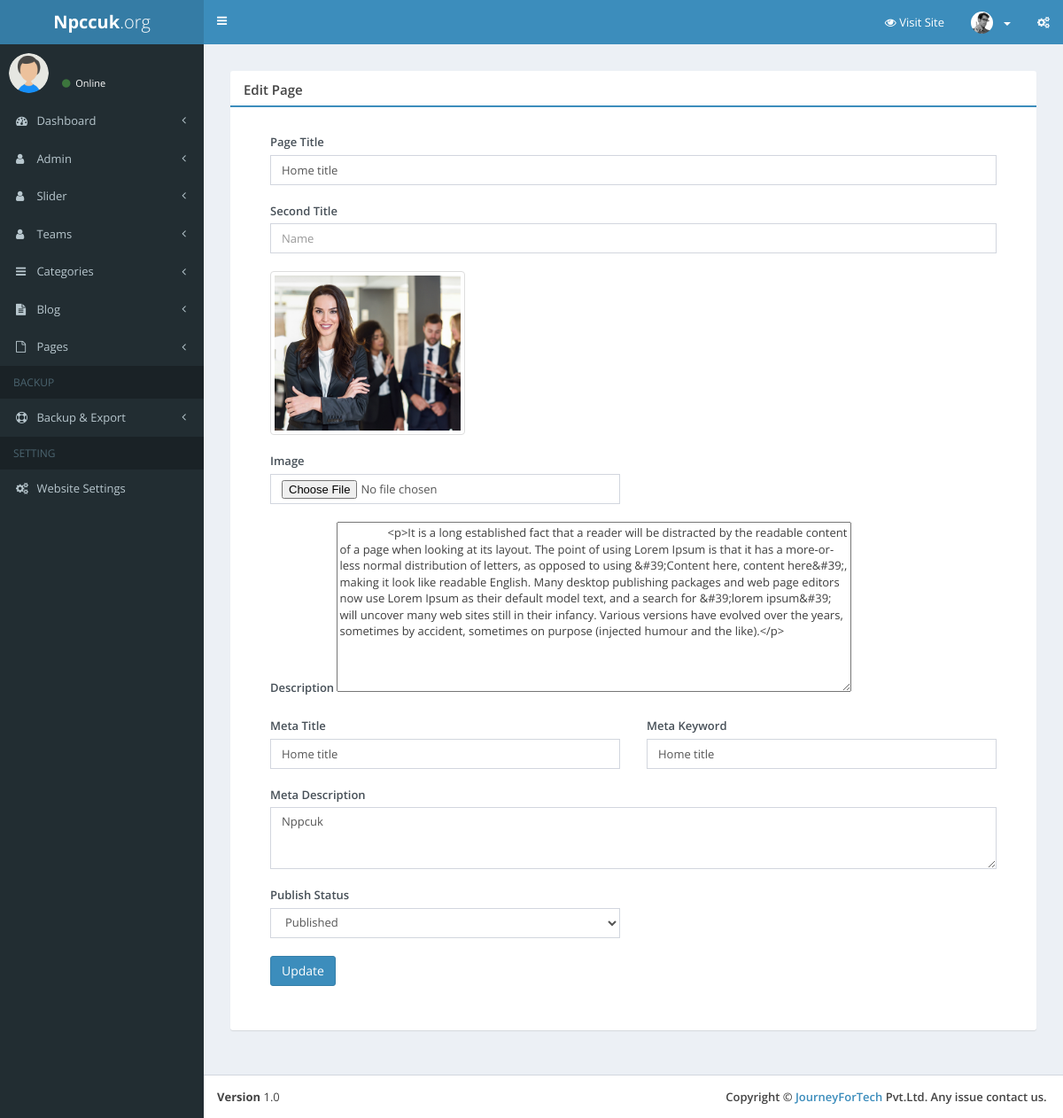
The app's page /control-system/page/edit/1 with its own data.
### tables this page shows
CREATE TABLE `pages` (
  `id` int(11) NOT NULL,
  `title` varchar(255) NOT NULL,
  `second_title` varchar(255) DEFAULT NULL,
  `image` text DEFAULT NULL,
  `slug` varchar(255) NOT NULL,
  `description` text NOT NULL,
  `meta_title` text NOT NULL,
  `meta_keyword` text NOT NULL,
  `meta_description` text NOT NULL,
  `delete_status` enum('0','1') NOT NULL DEFAULT '0',
  `status` int(11) NOT NULL DEFAULT 0
);

### application/controllers/control-system/Page.php (called while the page is built, shortened)
<?php
class Page extends CI_Controller
{
    public function __construct()
    {
        $this->load->library('form_validation');
        $this->load->model('Page_model');
    }
    public function edit($id)
    {
        $data['info'] = $info = $this->Page_model->get_info($id);
        $this->form_validation->set_rules('title', 'Title', 'required');
        if ($this->form_validation->run() == false) {
            $data['view'] = 'admin/page/edit';
            $this->load->view('admin/layout', $data);
        }
    }
}

### index.php (called while the page is built, shortened)
<?php
require_once BASEPATH.'core/CodeIgniter.php';

### application/models/Page_model.php (called while the page is built, shortened)
<?php
class Page_model extends CI_Model
{
    public function get_info($id)
    {
        $options = array('id' => $id);
        $query   = $this->db->get_where('pages', $options, 1);
        return $query->row_array();
    }
}

### application/views/admin/page/edit.php (the view, shortened to what this page needs)
<section class="content">
  <div class="row">
    <div class="col-md-12">
      <div class="box box-primary">
        <div class="box-header with-border">
          <h3 class="box-title">Edit Page</h3>
        </div>
        <div class="box-body">
             <?php echo form_open_multipart((ADMIN_PATH.'/page/edit/'.$info['id']), '' )?>
            <div class="col-md-12">
              <div class="form-group <?php echo (form_error('title') ? 'has-error' : '') ?>">
                <label for="exampleInputEmail1" >Page Title</label>
                <input name="title" id="title" type="text" class="form-control required" placeholder="Name" value="<?=set_value('title',$info['title']);?>">
              </div>
            </div>
             <div class="col-md-12">
              <div class="form-group <?php echo (form_error('second_title') ? 'has-error' : '') ?>">
                <label for="exampleInputEmail1" >Second Title</label>
                <input name="second_title" id="title" type="text" class="form-control required" placeholder="Name" value="<?=set_value('second_title');?>">
              </div>
            </div>
           <?php if($info['image']!="") { ?>
               <div class="col-md-12">
              <div class="form-group">
              <img src="<?=base_url()?>user_upload/images/<?=$info['image']?>"
            alt="" title="" width="220px" height="auto" class="img-thumbnail" />
               </div>
             </div>
              <?php  } ?>
            <div class="col-md-6">
              <div class="form-group">
                <label for="exampleInputPassword1">Image</label>
                <input name="image" type="file" class="form-control required"  value="">
              </div>  <?=form_error('image')?>
            </div>
            <div class="col-md-12">
              <div class="form-group  <?php echo (form_error('description') ? 'has-error' : '') ?>">
                <label for="exampleInputPassword1">Description</label>  <?=form_error('description')?>
                <textarea id="editor-ckeditor" name="description" rows="10" cols="80">
                <?=set_value('description',$info['description']);?>
                </textarea>
              </div>
            </div>
             <div class="col-md-6">
              <div class="form-group <?php echo (form_error('meta_title') ? 'has-error' : '') ?>">
                <label for="exampleInputEmail1" >Meta Title</label>
                <input name="meta_title" id="meta_title" type="text" class="form-control required" placeholder="Name" value="<?=set_value('meta_title',$info['meta_title']);?>">
              </div>
            </div>
            <div class="col-md-6">
              <div class="form-group <?php echo (form_error('meta_keyword') ? 'has-error' : '') ?>">
                <label for="exampleInputEmail1" >Meta Keyword</label>
                <input name="meta_keyword" id="meta_keyword" type="text" class="form-control required" placeholder="Name" value="<?=set_value('meta_keyword',$info['meta_keyword']);?>">
              </div>
            </div>
             <div class="col-md-12">
              <div class="form-group <?php echo (form_error('meta_description') ? 'has-error' : '') ?>">
                <label for="exampleInputEmail1" >Meta Description</label>
                 <textarea name="meta_description" class="form-control" id="" style="min-height: 70px;"><?php echo set_value('meta_description',$info['meta_description']);?></textarea>
              </div>
            </div>
       <div class="col-md-6">
              <div class="form-group <?php echo (form_error('status') ? 'has-error' : '') ?>">
                <label>Publish Status</label>
                <select class="form-control" name="status">
                  <option value="1" <?php if($info['status']==1) echo "selected";?>>Published</option>
                </select>
              </div>
            </div>
         <div class="col-md-6">
            </div>
            <div class="col-md-12">
              <div class="form-group">
                <button type="submit" class="btn btn-primary">Update</button>
              </div>
            </div>
          </form>
        </div>
      </div>
    </div>
  </div>
</section>

### records on screen
pages: title "Home title", image (picture), description "<p>It is a long established fact that a reader will be distracted by the readable content of a page when looking at its layout. The point of using Lorem Ipsum is that it has a more-or-less normal distribution of letters, as opposed to using &#39;Content here, content here&#39;, making it look like readable English. Many desktop publishing packages and web page editors now use Lorem Ipsum as their default model text, and a search for &#39;lorem ipsum&#39; will uncover many web sites still in their infancy. Various versions have evolved over the years, sometimes by accident, sometimes on purpose (injected humour and the like).</p>", meta_title "Home title", meta_keyword "Home title", meta_description "Nppcuk", status "Published"
